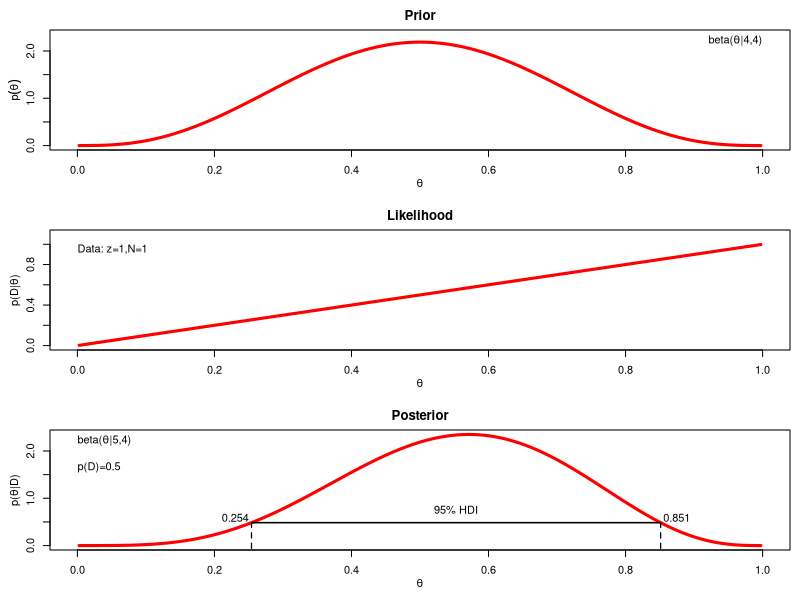
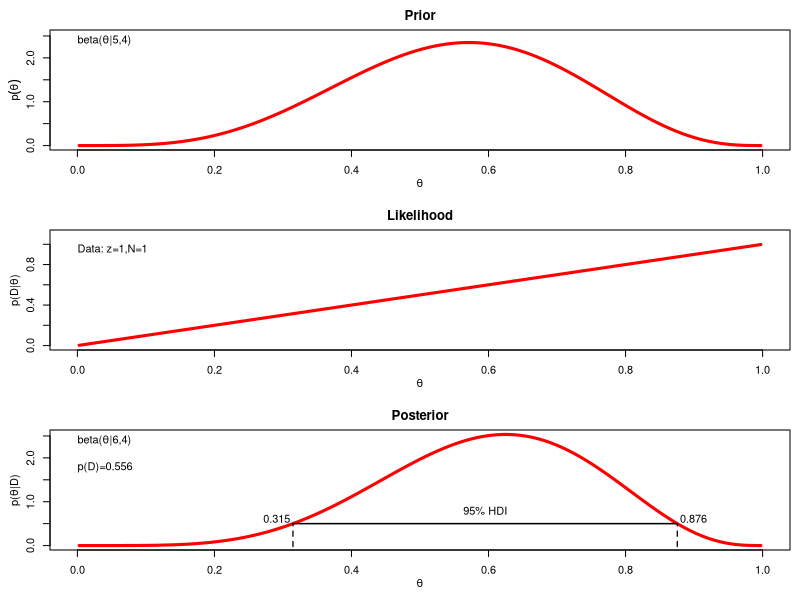
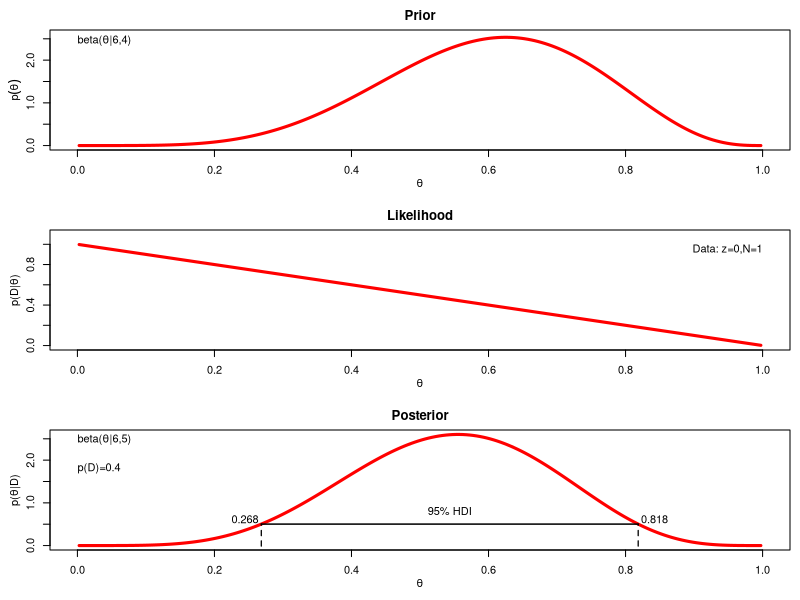
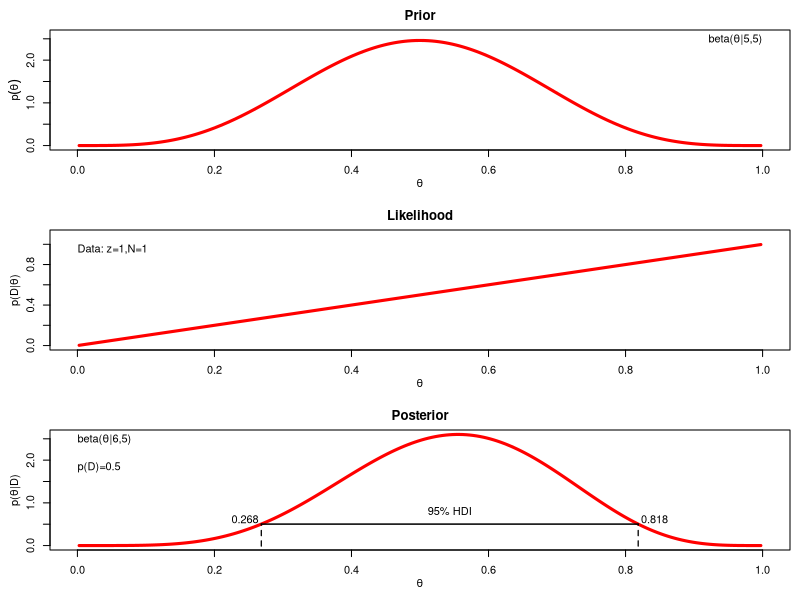
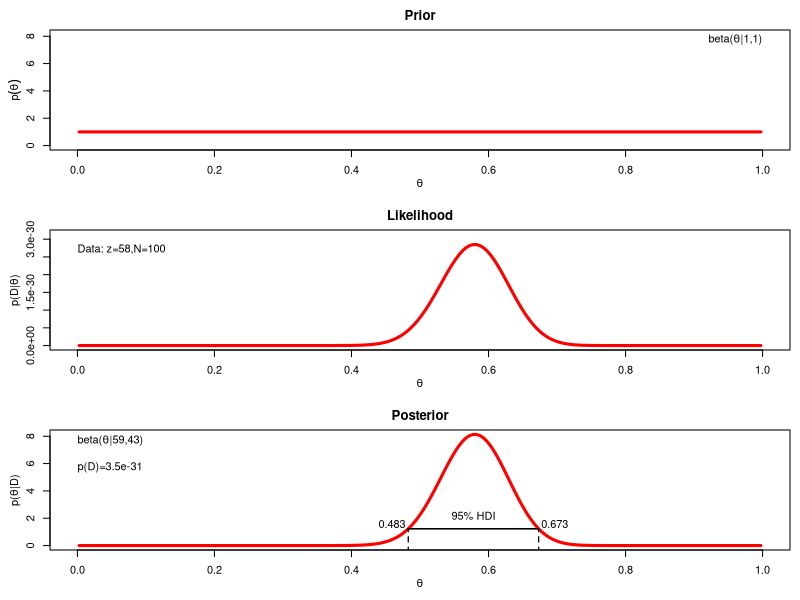
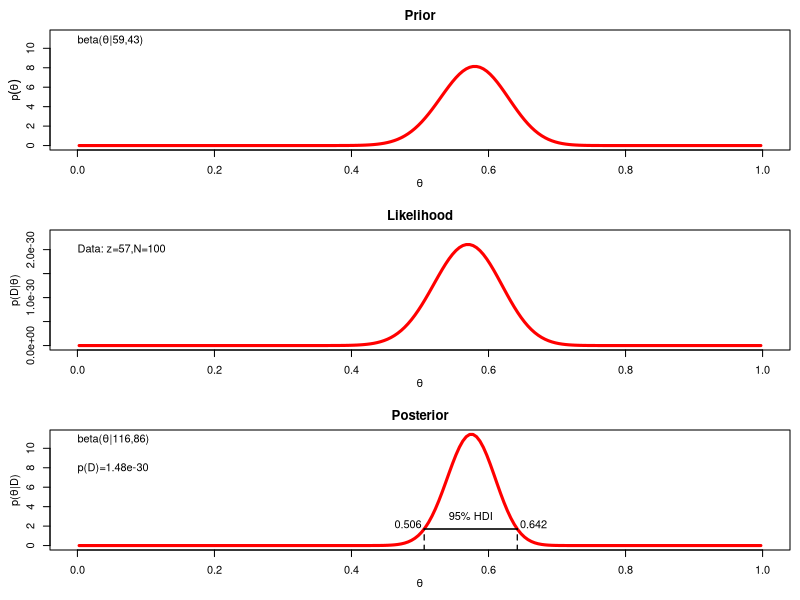
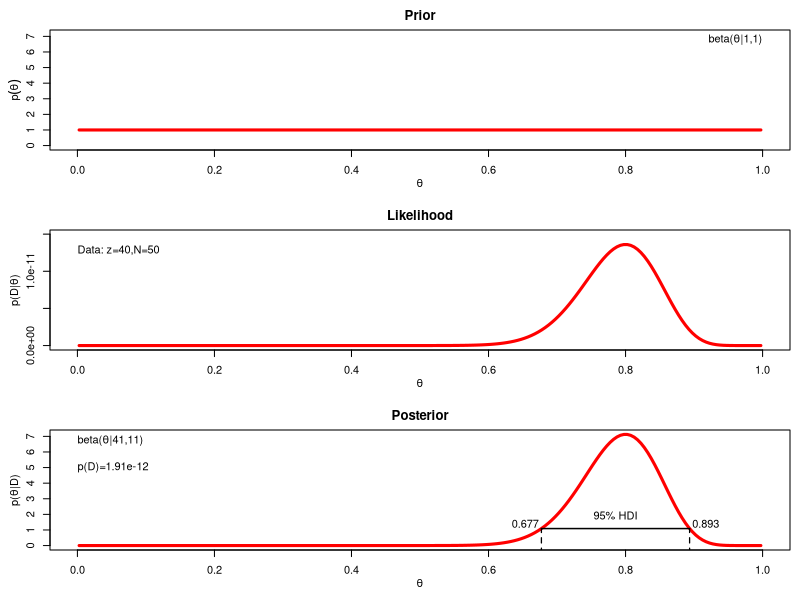
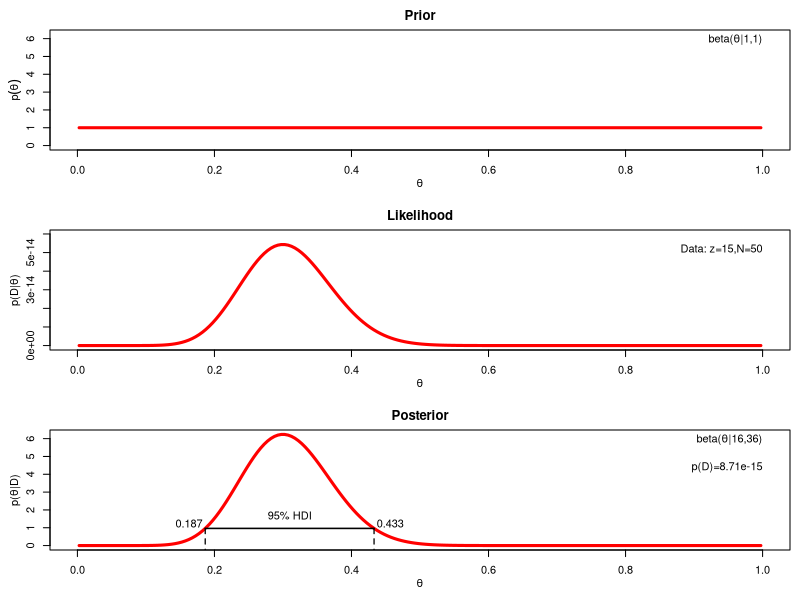

These charts were generated, in order, by the following R code:
## ---- chunk 1
# Bayesian updating for Bernoulli likelihood and beta prior.
# args:
#   priorShape  : vector of parameter values for the prior beta distribution
#   dataVec     : vector of 1's and 0's
#   credMass    : the probability mass of the HDI
#   plot        : plot prior, likelihood and posterior
# output:
#   postShape   : vector of parameter values for the posterior beta distribution
BernBeta <- function(priorShape, dataVec, credMass = 0.95, plot = TRUE) {
   
    # check inputs
    if(length(priorShape) != 2) stop("priorShape must have two, numeric, components.")
    if(any(priorShape <= 0)) stop("priorShape components must be positive.")
    if(any(dataVec != 1 & dataVec !=0)) stop("dataVec must be a vector of 1's and 0's.")
    if(credMass <= 0 | credMass >= 1) stop("credMass must be between 0 and 1.")
    
    # rename prior shape parameters
    a <- priorShape[1]
    b <- priorShape[2]
    # summarise new data
    z <- sum(dataVec == 1)
    N <- length(dataVec)
    # compute posterior shape parameters
    postShape <- c(a + z, b + N - z)
    # compute the evidence, p(D)
    pData <- beta(z + a, N - z + b) / beta(a, b)
    # determine limits of Highest Density Interval
    hpdLim <- HDIofICDF(ICDFname = qbeta, shape1 = postShape[1], shape2 = postShape[2],
                        credMass = credMass)
    if(plot) {
        # plot everything
        binwidth <- 0.005
        Theta <- seq(from = binwidth / 2, to = 1 - (binwidth / 2), by = binwidth)
        pTheta <- dbeta(Theta, a, b)
        pDataGivenTheta <- Theta^z * (1 - Theta)^(N-z)
        pThetaGivenData <- dbeta(Theta, a + z, b + N - z)
        
        layout(matrix(c(1,2,3), nrow = 3, ncol = 1, byrow = TRUE))
        par(mar = c(3,3,1,0), mgp = c(2,1,0), mai = c(0.5, 0.5, 0.3, 0.1))
        maxY <- max(c(pTheta, pThetaGivenData))
        # plot prior
        plot(Theta, pTheta, type = "l", lwd = 3, xlim = c(0, 1), ylim = c(0, maxY),
             xlab = bquote(theta), ylab = bquote(p(theta)), main = "Prior",
             col = "#FF0000")
        if(a > b) {
            textx <- 0
            textadj <- c(0,1)
        } else {
            textx <- 1
            textadj <- c(1, 1)
        }
        text(textx, 1.0*max(pThetaGivenData), bquote("beta(" * theta * "|" * .(a) * "," * .(b) * ")"), adj = textadj)
        
        # plot likelihood
        plot(Theta, pDataGivenTheta, type = "l", lwd = 3, 
             xlim = c(0, 1), ylim = c(0, 1.1*max(pDataGivenTheta)), 
             xlab = bquote(theta), ylab = bquote("p(D|" * theta * ")"),
             main = "Likelihood", col = "#FF0000")
        if(z > 0.5*N) {
            textx <- 0
            textadj <- c(0,1)
        } else {
            textx <- 1
            textadj <- c(1, 1)
        }
        text(textx, 1.0*max(pDataGivenTheta), bquote("Data: z=" * .(z) * ",N=" * .(N)), adj = textadj)
        
        # plot posterior
        plot(Theta, pThetaGivenData, type = "l", lwd = 3, 
             xlim = c(0, 1), ylim = c(0, maxY), 
             xlab = bquote(theta), ylab = bquote("p(" * theta * "|D)"), 
             main = "Posterior", col = "#FF0000")
        if(a + z > b + N - z) {
            textx <- 0
            textadj <- c(0, 1)
        } else {
            textx <- 1
            textadj <- c(1, 1)
        }
        text(textx, 1*max(pThetaGivenData), bquote("beta(" * theta * "|" * .(a + z) * "," * .(b + N - z) * ")"), adj = textadj)
        text(textx, 0.75*max(pThetaGivenData), bquote("p(D)=" * .(signif(pData, 3))), adj = textadj)
        
        # mark the HDI in the posterior
        hpdHt <- mean(c(dbeta(hpdLim[1], a+z, b+N-z), dbeta(hpdLim[2], a+z, b+N-z)))
        lines(c(hpdLim[1], hpdLim[1]), c(-0.5, hpdHt), type = "l", lty = 2, lwd = 1.25)
        lines(c(hpdLim[2], hpdLim[2]), c(-0.5, hpdHt), type = "l", lty = 2, lwd = 1.25)
        lines(hpdLim, c(hpdHt, hpdHt), type = "l", lwd = 1.5)
        text(mean(hpdLim), hpdHt, bquote(.(100*credMass) * "% HDI"), adj = c(0.5, -1))
        text(hpdLim[1], hpdHt, bquote(.(round(hpdLim[1], 3))), adj = c(1.1, -0.1))
        text(hpdLim[2], hpdHt, bquote(.(round(hpdLim[2], 3))), adj = c(-0.1, -0.1))        
    }

    # return posterior shape
    return(postShape)
}
# Compute HDI
# args:
#   ICDFname    : is R's name for inverse cumulative density function of the distribution
#   credMass    : desired mass of the HDI region
#   tol         : is passed to R's optimise function
# output:
#   HDI         : highest density interval limits in a vector
HDIofICDF <- function(ICDFname, credMass = 0.95, tol = 1e-8, ...) {
    
    incredMass <- 1 - credMass
    intervalWidth <- function(lowTrailPr, ICDFname, credMass, ...) {
        ICDFname(credMass + lowTrailPr, ...) - ICDFname(lowTrailPr, ...)
    }
    optInfo <- optimise(intervalWidth, c(0, incredMass), ICDFname = ICDFname, 
                        credMass = credMass, tol = tol, ...)
    HDIlowTailPr <- optInfo$minimum
    return(c(ICDFname(HDIlowTailPr, ...), ICDFname(credMass + HDIlowTailPr, ...)))
}
## ---- chunk 2
posterior5.1a <- BernBeta(c(4,4), 1)
## ---- chunk 3
posterior5.1b <- BernBeta(posterior5.1a, 1)
## ---- chunk 4
posterior5.1c <- BernBeta(posterior5.1b, 0)
## ---- chunk 5
posterior5.1d <- BernBeta(c(4, 4), 0, plot = FALSE)
posterior5.1e <- BernBeta(posterior5.1d, 1, plot = FALSE)
posterior5.1f <- BernBeta(posterior5.1e, 1)
## ---- chunk 6
posterior5.2 <- BernBeta(c(1, 1), c(rep(1, 58), rep(0, 42)))
## ---- chunk 7
posterior5.2c <- BernBeta(posterior5.2, c(rep(1, 57), rep(0, 43)))
## ---- chunk 8
posterior5.3a <- BernBeta(c(1, 1), c(rep(1, 40), rep(0, 10)))
posterior5.3b <- BernBeta(c(1, 1), c(rep(1, 15), rep(0, 35)))
## ---- chunk 9
posterior5.4 <- BernBeta(c(0.5, 0.5), c(1,1,1,1,0))
## ---- chunk 10
posterior5.6fair <- BernBeta(c(50, 50), c(rep(1, 15), rep(0, 5)))
posterior5.6biased <- BernBeta(c(0.5, 0.5), c(rep(1, 15), rep(0, 5)))
## ---- chunk 11
heads <- BernBeta(c(100, 1), 1)
tails <- BernBeta(c(1, 100), 1)
## ---- chunk 12
heads <- beta(100 + 8, 12 - 8 + 1) / beta(100, 1)
tails <- beta(1 + 8, 12 - 8 + 100) / beta(1, 100)
## ---- chunk 13
# priors
priorA <- 100
priorB <- 1
actualDataZ <- 8
actualDataN <- 12
# compute posterior parameter values
postA <- priorA + actualDataZ
postB <- priorB + actualDataN - actualDataZ
# number of flips in a simulated sample should match the actual sample
simSampleSize <- actualDataN
# number of simulated samples
Nsamples <- 10000
# create empty vector to store simulated results
simulatedZ <- vector(length = Nsamples)
# now generate posterior samples
for(index in 1:Nsamples){
    # generate theta value from posterior
    sampleTheta <- rbeta(1, postA, postB)
    # generate sample using sampleTheta
    sampleData <- sample(x = c(0, 1), prob = c(1-sampleTheta, sampleTheta),
                         size = simSampleSize, replace = TRUE)
    # store number of heads in empty vector
    simulatedZ[index] <- sum(sampleData)
}

# make a histogram of the number of heads in the sample
hist(simulatedZ, col = "lightblue")
